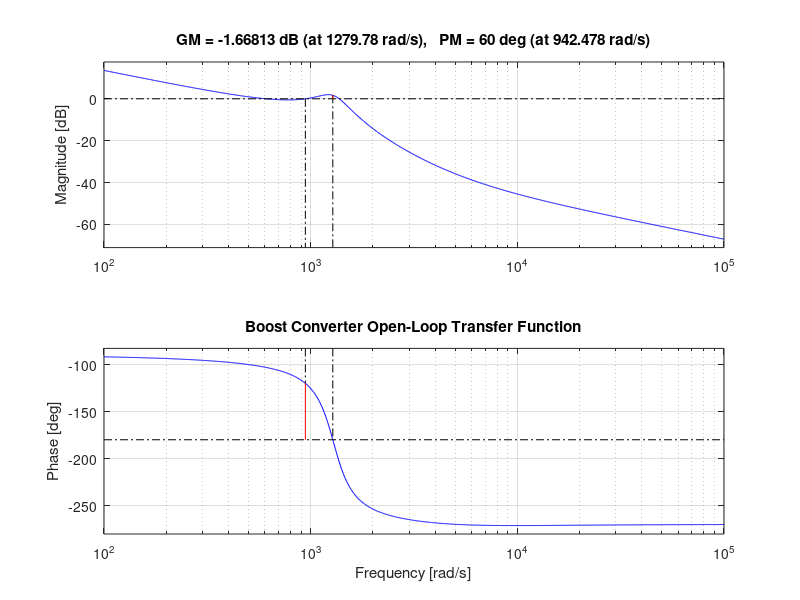
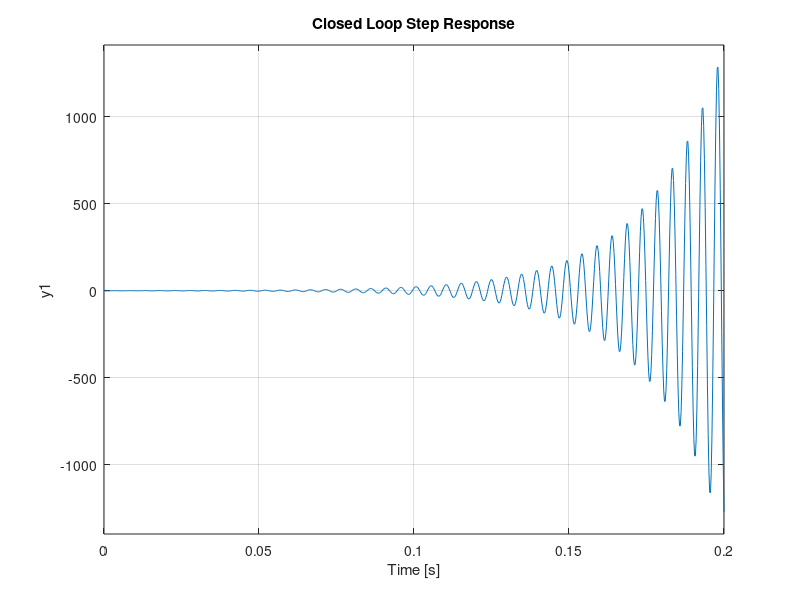

MATLAB code for these plots, in order:
clc;
clear;
close all;

%% =========================================================
% BOOST CONVERTER PARAMETERS
% =========================================================
Vin = 48;               % Input voltage (V)
L   = 6e-3;           % Inductor (H)
C   = 100e-6;           % Capacitor (F)
R   = 100;              % Load resistance (Ohm)
D   = 0.52;              % Duty ratio
vo = Vin/(1-D);

s = tf('s');

%% =========================================================
% BOOST CONVERTER CONTROL-TO-OUTPUT TRANSFER FUNCTION
% Gvd(s) = Vo(s)/D(s)
% =========================================================

Gvd = (Vin/(1-D)^2) * ...
      (1 - s*L/(R*(1-D)^2)) / ...
      (s^2*L*C + s*L/(R*(1-D)^2) + 1);

Gvd = minreal(Gvd);

disp('==========================================');
disp('BOOST CONVERTER TRANSFER FUNCTION');
disp('==========================================');
Gvd


%% =========================================================
% RHP ZERO AND LC RESONANT FREQUENCY
% =========================================================

wz = R*(1-D)^2/L;
w0 = 1/sqrt(L*C);

fprintf('RHP Zero       = %.2f rad/s\n',wz);
fprintf('RHP Zero       = %.2f Hz\n',wz/(2*pi));

fprintf('Resonant freq. = %.2f rad/s\n',w0);
fprintf('Resonant freq. = %.2f Hz\n',w0/(2*pi));


%% =========================================================
% PI CONTROLLER PARAMETERS
% =========================================================

fc = 150;                % Desired crossover frequency (Hz)
PM = 60;                % Desired phase margin (degrees)

wc = 2*pi*fc;           % Crossover frequency (rad/s)

% Plant magnitude and phase at crossover frequency
[mag,phase] = bode(Gvd,wc);

mag   = squeeze(mag);
phase = squeeze(phase);

Gp = mag * exp(1j*deg2rad(phase));

% Required loop phase
target_phase = -180 + PM;

target = exp(1j*deg2rad(target_phase));

% Required controller at crossover
Gc_req = target/Gp;

% PI controller:
% Gc(s) = Kp + Ki/s
%       = (Kp*s + Ki)/s

Kp = real(Gc_req);
Ki = -imag(Gc_req)*wc;

fprintf('\n==========================================');
fprintf('\nPI CONTROLLER');
fprintf('\n==========================================\n');

fprintf('Kp = %.6f\n',Kp);
fprintf('Ki = %.6f\n',Ki);


%% =========================================================
% PI CONTROLLER TRANSFER FUNCTION
% =========================================================

Gc = Kp + Ki/s;

disp(' ');
disp('PI Controller Gc(s) = ');
Gc


%% =========================================================
% OPEN LOOP TRANSFER FUNCTION
% =========================================================

Gol = Gc * Gvd;
Gol = minreal(Gol);

disp('==========================================');
disp('OPEN LOOP TRANSFER FUNCTION');
disp('==========================================');

Gol


%% =========================================================
% BODE / PHASE MARGIN
% =========================================================

figure;
margin(Gol);
grid on;

title('Boost Converter Open-Loop Transfer Function');


%% =========================================================
% CLOSED LOOP TRANSFER FUNCTION
% =========================================================

T = feedback(Gol,1);
T = minreal(T);

disp('==========================================');
disp('CLOSED LOOP TRANSFER FUNCTION');
disp('==========================================');

T


%% =========================================================
% CLOSED LOOP STEP RESPONSE
% =========================================================

figure;
step(T);
grid on;

title('Closed Loop Step Response');
